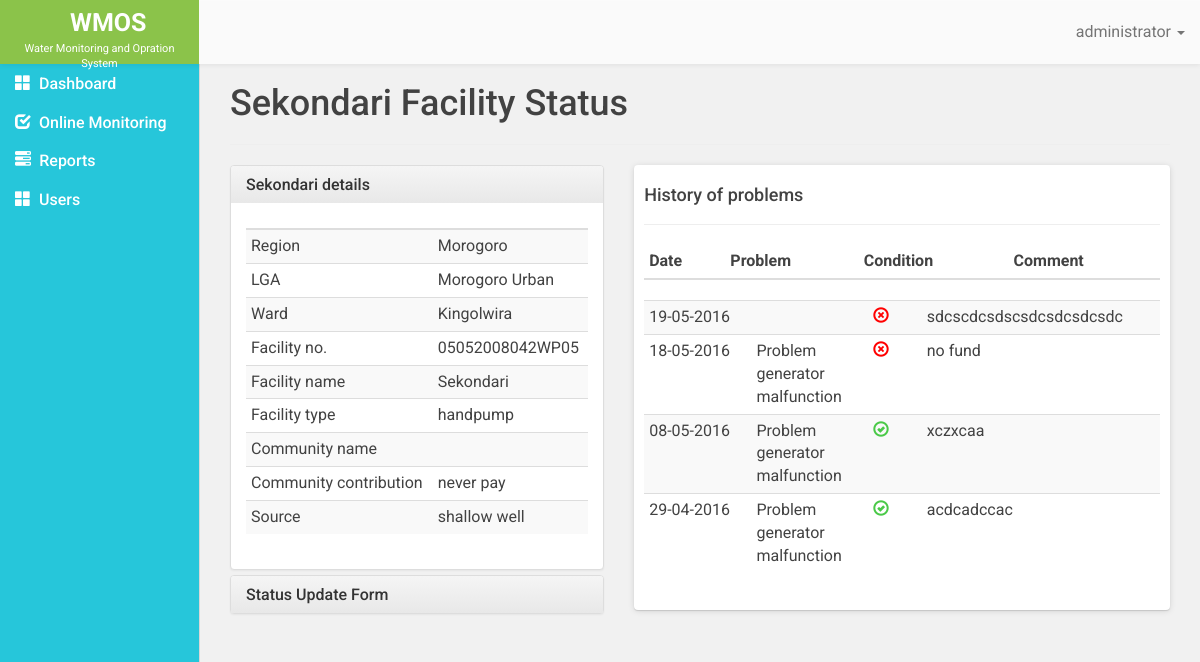
The app's page /edit_facility_status.php?id=05052008042WP05&prob_id= 1 (signed in), older data.
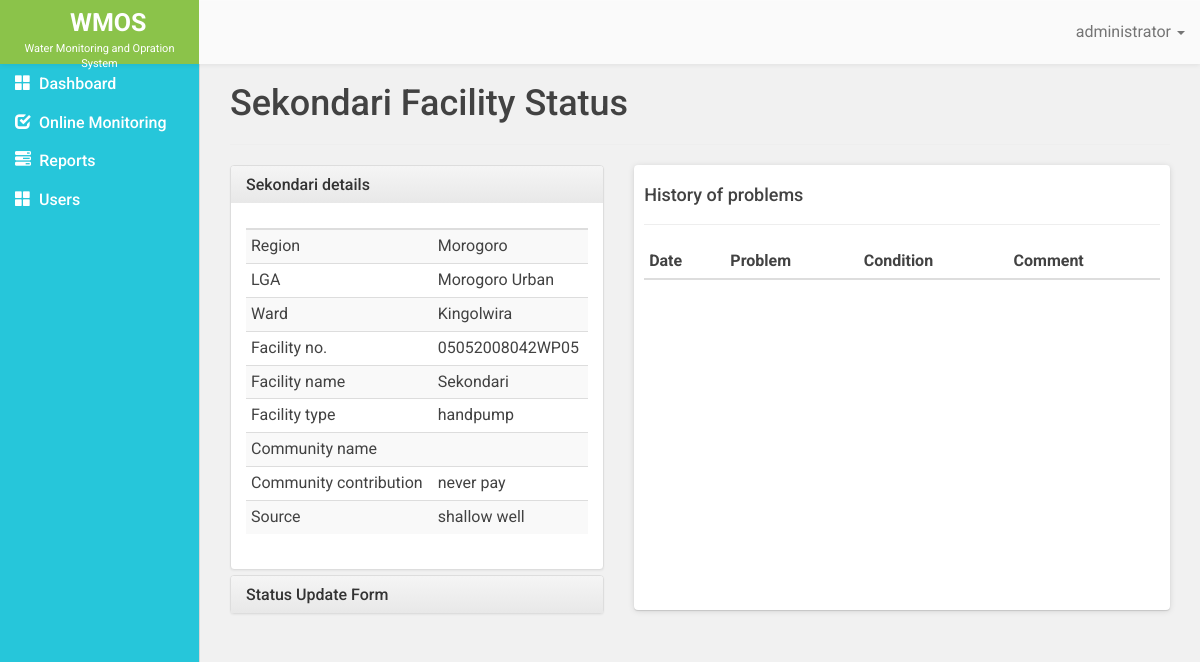
The same page, newer data.
### tables this page shows
CREATE TABLE `faci_status` (
  `id` int(11) NOT NULL,
  `faci_num` varchar(255) DEFAULT NULL,
  `problem_id` varchar(255) NOT NULL,
  `faci_con` varchar(255) DEFAULT NULL COMMENT 'facility condition or facility status',
  `comment` varchar(255) DEFAULT NULL,
  `date_of_update` varchar(255) DEFAULT NULL
);

### edit_facility_status.php (the view, shortened to what the changed rows need)
<?php
  include 'database.php';
  $id = $_GET['id'];
  $sql = "SELECT * FROM faci WHERE faci_num ='$id'";
  $result = mysqli_query($conn,$sql) or die(mysqli_error());
  while ($row = mysqli_fetch_assoc($result)) {
    $data= array(
      'region'       => $row['region'],
      'lga'          => $row['lga'],
      'ward'         => $row['ward'],
      'faci_num'     => $row['faci_num'],
      'faci_name'    => $row['faci_name'],
      'faci_type'    => $row['faci_type'],
      'com_name'     => $row['com_name'],
      'com_contrib'  => $row['com_contrib'],
      'source'       => $row['source']
    );
  }
  function getProb($p_id,$conn){
    $prob_sql = "SELECT problems FROM faci_problems WHERE id = '$p_id'";
    $prob_result = mysqli_query($conn,$prob_sql)or die(mysqli_error());
    while ($prob_row = mysqli_fetch_assoc($prob_result)) {
      return $f_prob = $prob_row['problems'];
    }
  }
  $f_status_sql = "SELECT * FROM faci_status WHERE faci_num ='$id' ORDER BY id DESC";
  $f_status_result = mysqli_query($conn,$f_status_sql) or die(mysqli_error());
  $num_rows = mysqli_num_rows($f_status_result);
  if ($num_rows > 0) {
   while ($f_status_row = mysqli_fetch_assoc($f_status_result)) {
      $f_status_data[] = array(
            'faci_num'            => $f_status_row['faci_num'] ,
            'date_of_update'  => $f_status_row['date_of_update'] ,
            'faci_con'           => $f_status_row['faci_con'] ,
            'comment'         => $f_status_row['comment'] ,
            'id'              => $f_status_row['id'] ,
            'problem'      => getProb($f_status_row['problem_id'],$conn) ,
      );
    }
  }else{
    $f_status_data = FALSE;
  }
  ?>
<!DOCTYPE html>
<html>
<head>
 <?php include "includes/_csslinks.php"; ?>
  <body>
	<div class= "container-fluid">
		<div class="row" id="page">
			<div class="col-md-10">
        <div class="container-fluid">
          <div class="row">
            <div class="col-md-12">
              <h1 class=""><?php echo $data['faci_name'] ?> Facility Status</h1><hr/>
            </div>
          </div>
          <div class="row">
            <div class="col-md-5">
              <div class="panel-group" id="accordion" role="tablist" aria-multiselectable="true">
                <div class="panel panel-default">
                  <div id="faci_detail" class="panel-collapse collapse in" role="tabpanel" aria-labelledby="faci_detail_heading">
                    <div class="panel-body">
                       <table class="table-condensed table table-striped">
                        <thead>
                          <th></th>
                          <th></th>
                        </thead>
                      </table>
                    </div>
                  </div>
                </div>
              </div>
            </div>
            <div class="col-md-7">
              <div class="white-data-table">
                <table  class="table table-condensed table-striped">
                   <thead>
                      <th>Date</th>
                      <th>Problem</th>
                      <th>Condition</th>
                      <th>Comment</th>
                    </thead>
                </table>
                <div class="history-problem-table">
                  <table class="table table-condensed table-striped">
                    <tbody>
                    <?php if ($f_status_data):
                          foreach ($f_status_data as $key => $f_status): ?>
                          <tr>
                          <td class="col-md-2"><?php echo date('d-m-Y',$f_status['date_of_update'])  ?></td>
                          <td class="col-md-2"><?php echo $f_status['problem']  ?></td>
                          <td class="col-md-1"><?php  echo $f_status['faci_con'] == 1 ? '<span class="glyphicon glyphicon-ok-circle"></span>': '<span class="glyphicon glyphicon-remove-circle"></span>'; ?></td>
                          <td class="col-md-3"><?php echo $f_status['comment']  ?></td>
                          </tr>
                    <?php endforeach;
                          endif; ?>
                    </tbody>
                  </table>
                </div>
              </div>
            </div>
          </div>
        </div>
			</div>
		</div>
	</div>
<?php include "includes/_jslinks.php"; ?>
</body>
</html>

Row changes from the older to the newer data that the page shows:
removed faci_status: date_of_update "19-05-2016", faci_con "0" (drawn), comment "sdcscdcsdscsdcsdcsdcsdc"
removed faci_status: date_of_update "18-05-2016", problem "Problem generator malfunction", faci_con "0" (drawn), comment "no fund"
removed faci_status: date_of_update "08-05-2016", problem "Problem generator malfunction", faci_con "1" (drawn), comment "xczxcaa"
no longer on this page (row edited): faci_status: date_of_update "29-04-2016", problem "Problem generator malfunction", faci_con "1" (drawn), comment "acdcadccac"
